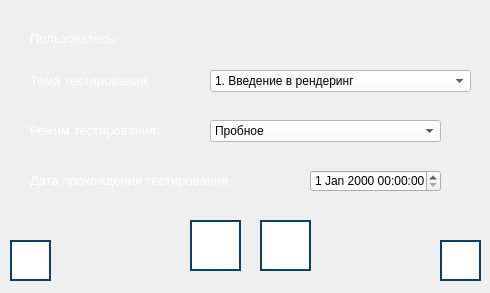
<?xml version="1.0" encoding="UTF-8"?>
<ui version="4.0">
 <class>OptionTestWindow</class>
 <widget class="QDialog" name="OptionTestWindow">
  <property name="geometry">
   <rect>
    <x>0</x>
    <y>0</y>
    <width>490</width>
    <height>293</height>
   </rect>
  </property>
  <property name="windowTitle">
   <string>Настройки тестирования | Ray Tracing | Beta 1.0v</string>
  </property>
  <widget class="QPushButton" name="button_start">
   <property name="geometry">
    <rect>
     <x>190</x>
     <y>220</y>
     <width>51</width>
     <height>51</height>
    </rect>
   </property>
   <property name="toolTip">
    <string>Начать тестирование</string>
   </property>
   <property name="styleSheet">
    <string notr="true">QPushButton {
    background-color: rgb(255, 255, 255);
    border: 2px solid #094065;
}

QPushButton:pressed {
    background-color:  rgb(118, 118, 118);
}
</string>
   </property>
   <property name="text">
    <string/>
   </property>
   <property name="icon">
    <iconset>
     <normaloff>images/start-button.png</normaloff>images/start-button.png</iconset>
   </property>
   <property name="iconSize">
    <size>
     <width>96</width>
     <height>96</height>
    </size>
   </property>
  </widget>
  <widget class="QComboBox" name="comboBox_topics">
   <property name="geometry">
    <rect>
     <x>210</x>
     <y>70</y>
     <width>261</width>
     <height>22</height>
    </rect>
   </property>
   <property name="styleSheet">
    <string notr="true">background-color: rgb(255, 255, 255);
color: rgb(0, 0, 0);
</string>
   </property>
   <item>
    <property name="text">
     <string>1. Введение в рендеринг</string>
    </property>
   </item>
   <item>
    <property name="text">
     <string>2. Базовая трассировка лучей</string>
    </property>
   </item>
   <item>
    <property name="text">
     <string>3. Рендеринг первых сфер</string>
    </property>
   </item>
   <item>
    <property name="text">
     <string>4. Создание освещения</string>
    </property>
   </item>
   <item>
    <property name="text">
     <string>5. Создание теней и отражений</string>
    </property>
   </item>
   <item>
    <property name="text">
     <string>6. Расширенные возможности трассировщика</string>
    </property>
   </item>
   <item>
    <property name="text">
     <string>7. Итоговое тестирование по разделу</string>
    </property>
   </item>
  </widget>
  <widget class="QLabel" name="label">
   <property name="geometry">
    <rect>
     <x>30</x>
     <y>70</y>
     <width>161</width>
     <height>21</height>
    </rect>
   </property>
   <property name="font">
    <font>
     <pointsize>10</pointsize>
    </font>
   </property>
   <property name="styleSheet">
    <string notr="true">color: rgb(255, 255, 255);</string>
   </property>
   <property name="text">
    <string>Тема тестирования:</string>
   </property>
  </widget>
  <widget class="QLabel" name="label_2">
   <property name="geometry">
    <rect>
     <x>30</x>
     <y>30</y>
     <width>121</width>
     <height>16</height>
    </rect>
   </property>
   <property name="font">
    <font>
     <pointsize>10</pointsize>
    </font>
   </property>
   <property name="styleSheet">
    <string notr="true">color: rgb(255, 255, 255);</string>
   </property>
   <property name="text">
    <string>Пользователь:</string>
   </property>
  </widget>
  <widget class="QLabel" name="label_3">
   <property name="geometry">
    <rect>
     <x>30</x>
     <y>120</y>
     <width>171</width>
     <height>21</height>
    </rect>
   </property>
   <property name="font">
    <font>
     <pointsize>10</pointsize>
    </font>
   </property>
   <property name="styleSheet">
    <string notr="true">color: rgb(255, 255, 255);

</string>
   </property>
   <property name="text">
    <string>Режим тестирования:</string>
   </property>
  </widget>
  <widget class="QComboBox" name="comboBox_modes">
   <property name="geometry">
    <rect>
     <x>210</x>
     <y>120</y>
     <width>231</width>
     <height>22</height>
    </rect>
   </property>
   <property name="styleSheet">
    <string notr="true">background-color: rgb(255, 255, 255);
color: rgb(0, 0, 0);
</string>
   </property>
   <item>
    <property name="text">
     <string>Пробное</string>
    </property>
   </item>
   <item>
    <property name="text">
     <string>Итоговое</string>
    </property>
   </item>
  </widget>
  <widget class="QDateTimeEdit" name="datetime_test">
   <property name="geometry">
    <rect>
     <x>310</x>
     <y>170</y>
     <width>131</width>
     <height>22</height>
    </rect>
   </property>
  </widget>
  <widget class="QLabel" name="label_4">
   <property name="geometry">
    <rect>
     <x>30</x>
     <y>170</y>
     <width>271</width>
     <height>21</height>
    </rect>
   </property>
   <property name="font">
    <font>
     <pointsize>10</pointsize>
    </font>
   </property>
   <property name="styleSheet">
    <string notr="true">color: rgb(255, 255, 255);</string>
   </property>
   <property name="text">
    <string>Дата прохождения тестирования:</string>
   </property>
  </widget>
  <widget class="QPushButton" name="button_help">
   <property name="geometry">
    <rect>
     <x>440</x>
     <y>240</y>
     <width>41</width>
     <height>41</height>
    </rect>
   </property>
   <property name="toolTip">
    <string>Получить справку</string>
   </property>
   <property name="styleSheet">
    <string notr="true">QPushButton {
    background-color: rgb(255, 255, 255);
    border: 2px solid #094065;
}

QPushButton:pressed {
    background-color:  rgb(118, 118, 118);
}
</string>
   </property>
   <property name="text">
    <string/>
   </property>
   <property name="icon">
    <iconset>
     <normaloff>images/help-button.png</normaloff>images/help-button.png</iconset>
   </property>
   <property name="iconSize">
    <size>
     <width>64</width>
     <height>64</height>
    </size>
   </property>
   <property name="flat">
    <bool>false</bool>
   </property>
  </widget>
  <widget class="QPushButton" name="button_cancel">
   <property name="geometry">
    <rect>
     <x>260</x>
     <y>220</y>
     <width>51</width>
     <height>51</height>
    </rect>
   </property>
   <property name="toolTip">
    <string>&lt;html&gt;&lt;head/&gt;&lt;body&gt;&lt;p&gt;Закрыть окно тестирования&lt;/p&gt;&lt;/body&gt;&lt;/html&gt;</string>
   </property>
   <property name="styleSheet">
    <string notr="true">QPushButton {
    background-color: rgb(255, 255, 255);
    border: 2px solid #094065;
}

QPushButton:pressed {
    background-color:  rgb(118, 118, 118);
}
</string>
   </property>
   <property name="text">
    <string/>
   </property>
   <property name="icon">
    <iconset>
     <normaloff>images/cancel-button.png</normaloff>images/cancel-button.png</iconset>
   </property>
   <property name="iconSize">
    <size>
     <width>36</width>
     <height>36</height>
    </size>
   </property>
  </widget>
  <widget class="QLabel" name="label_user">
   <property name="geometry">
    <rect>
     <x>210</x>
     <y>30</y>
     <width>221</width>
     <height>21</height>
    </rect>
   </property>
   <property name="font">
    <font>
     <pointsize>10</pointsize>
    </font>
   </property>
   <property name="styleSheet">
    <string notr="true">color: rgb(255, 255, 255);</string>
   </property>
   <property name="text">
    <string>&lt;html&gt;&lt;head/&gt;&lt;body&gt;&lt;p&gt;&lt;br/&gt;&lt;/p&gt;&lt;/body&gt;&lt;/html&gt;</string>
   </property>
  </widget>
  <widget class="QPushButton" name="button_stats">
   <property name="geometry">
    <rect>
     <x>10</x>
     <y>240</y>
     <width>41</width>
     <height>41</height>
    </rect>
   </property>
   <property name="toolTip">
    <string>Просмотреть статистику по пройденным тестам</string>
   </property>
   <property name="styleSheet">
    <string notr="true">QPushButton {
    background-color: rgb(255, 255, 255);
    border: 2px solid #094065;
}

QPushButton:pressed {
    background-color:  rgb(118, 118, 118);
}
</string>
   </property>
   <property name="text">
    <string/>
   </property>
   <property name="icon">
    <iconset>
     <normaloff>images/stats-users-button.png</normaloff>images/stats-users-button.png</iconset>
   </property>
   <property name="iconSize">
    <size>
     <width>36</width>
     <height>48</height>
    </size>
   </property>
  </widget>
 </widget>
 <resources/>
 <connections/>
</ui>
